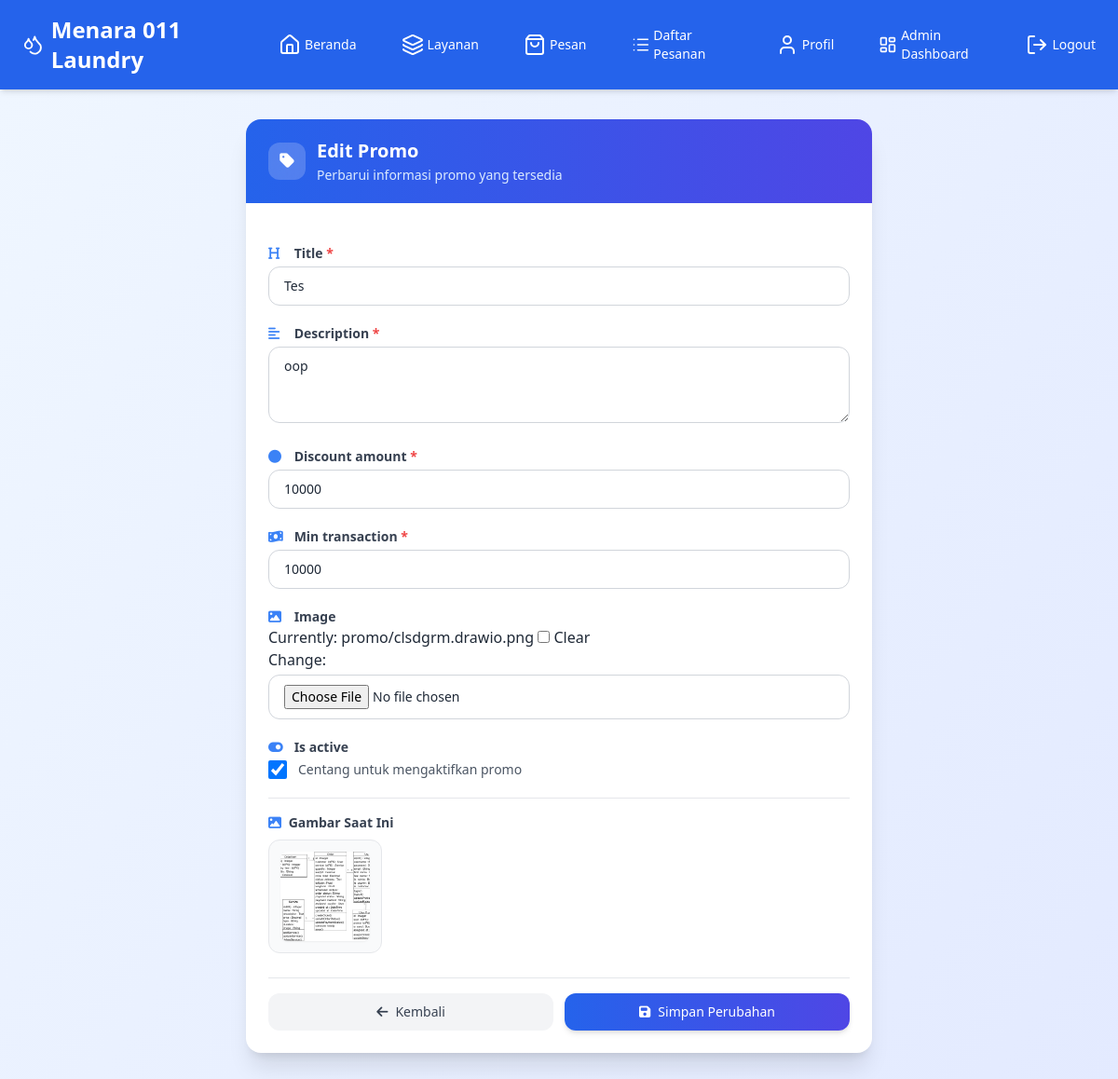
Screenshot of /order/promo/edit/4/ (signed in) with the database file from the repository.
### orders/models.py (models this page shows, shortened)
class Promo(models.Model):
    title = models.CharField(max_length=100)
    description = models.TextField()
    discount_amount = models.PositiveIntegerField()  # 🔥 NOMINAL
    min_transaction = models.PositiveIntegerField(default=0)
    image = models.ImageField(upload_to='promo/', blank=True, null=True)
    is_active = models.BooleanField(default=True)
    created_at = models.DateTimeField(auto_now_add=True)

### orders/views.py (the view)
# urls.py: path('promo/edit/<int:promo_id>/', views.edit_promo, name='promo_edit'),
@staff_member_required
def edit_promo(request, promo_id):
    promo = get_object_or_404(Promo, id=promo_id)
    if request.method == 'POST':
        form = PromoForm(request.POST, request.FILES, instance=promo)
        if form.is_valid():
            form.save()
            messages.success(request, f"Promo '{promo.title}' berhasil diperbarui")
            return redirect('orders:promo_assign')
    else:
        form = PromoForm(instance=promo)
    return render(request, 'orders/promo_edit.html', {'form': form, 'promo': promo})

### orders/forms.py
class PromoForm(forms.ModelForm):
    class Meta:
        model = Promo
        fields = [
            'title',
            'description',
            'discount_amount',
            'min_transaction',
            'image',
            'is_active'
        ]
        widgets = {
            'title': forms.TextInput(attrs={
                'class': 'form-control'
            }),
            'description': forms.Textarea(attrs={
                'class': 'form-control',
                'rows': 3
            }),
            'discount_amount': forms.NumberInput(attrs={
                'class': 'form-control',
                'min': 1
            }),
            'min_transaction': forms.NumberInput(attrs={
                'class': 'form-control'
            }),
            'image': forms.ClearableFileInput(attrs={
                'class': 'form-control'
            }),
            'is_active': forms.CheckboxInput(attrs={
                'class': 'form-check-input'
            }),
        }

### orders/templates/orders/promo_edit.html (shortened to what this page needs)
{% extends 'base.html' %}
{% load widget_tweaks %}
{% load humanize %}
{% block content %}
<div class="min-h-screen bg-gradient-to-br from-blue-50 to-indigo-100 py-8 px-4">
  <div class="max-w-2xl mx-auto">
    <div class="bg-white rounded-2xl shadow-xl overflow-hidden fade-in">
      <div class="bg-gradient-to-r from-blue-600 to-indigo-600 px-6 py-5">
        <div class="flex items-center gap-3">
          <div class="w-10 h-10 bg-white/20 rounded-xl flex items-center justify-center backdrop-blur">
            <i class="fas fa-tag text-white text-lg"></i>
          </div>
          <div>
            <h2 class="text-xl font-bold text-white">Edit Promo</h2>
            <p class="text-blue-100 text-sm mt-0.5">Perbarui informasi promo yang tersedia</p>
          </div>
        </div>
      </div>
      <div class="p-6">
        <form method="post" enctype="multipart/form-data" class="space-y-5">
          {% for field in form %}
          <div class="space-y-1">
            <label class="block text-sm font-semibold text-gray-700">
              <i class="fas
                {% if field.name == 'title' %}fa-heading
                {% elif field.name == 'description' %}fa-align-left
                {% elif field.name == 'discount' %}fa-percent
                {% elif field.name == 'min_transaction' %}fa-money-bill-wave
                {% elif field.name == 'image' %}fa-image
                {% elif field.name == 'is_active' %}fa-toggle-on
                {% else %}fa-circle{% endif %}
                text-blue-500 w-5 mr-1"></i>
              {{ field.label }}
              {% if field.field.required %}<span class="text-red-500 text-sm">*</span>{% endif %}
            </label>
            {% if field.name == 'description' %}
              {{ field|add_class:"w-full border border-gray-300 rounded-xl px-4 py-2.5 text-sm focus:outline-none focus:ring-2 focus:ring-blue-500 focus:border-transparent transition" }}
            {% elif field.name == 'is_active' %}
              <div class="flex items-center gap-3">
                {{ field|add_class:"w-5 h-5 text-blue-600 rounded border-gray-300 focus:ring-blue-500" }}
                <span class="text-sm text-gray-600">Centang untuk mengaktifkan promo</span>
              </div>
            {% else %}
              {{ field|add_class:"w-full border border-gray-300 rounded-xl px-4 py-2.5 text-sm focus:outline-none focus:ring-2 focus:ring-blue-500 focus:border-transparent transition" }}
            {% endif %}
          </div>
          {% endfor %}
          {% if form.instance.image %}
          <div class="border-t border-gray-200 pt-4">
            <label class="block text-sm font-semibold text-gray-700 mb-2">
              <i class="fas fa-image text-blue-500 mr-1"></i>
              Gambar Saat Ini
            </label>
            <div class="image-preview bg-gray-50 rounded-xl p-3 inline-block border border-gray-200">
              <img src="{{ form.instance.image.url }}" alt="{{ form.instance.title }}"
                   class="w-24 h-24 object-cover rounded-lg shadow-sm">
            </div>
          </div>
          {% endif %}
          <div class="flex flex-col sm:flex-row gap-3 pt-4 border-t border-gray-200">
            <a href="{% url 'orders:promo_assign' %}"
               class="flex-1 inline-flex items-center justify-center gap-2 px-4 py-2.5 bg-gray-100 text-gray-700 rounded-xl hover:bg-gray-200 transition font-medium text-sm">
              <i class="fas fa-arrow-left"></i>
              Kembali
            </a>
            <button type="submit"
                    class="flex-1 inline-flex items-center justify-center gap-2 px-4 py-2.5 bg-gradient-to-r from-blue-600 to-indigo-600 text-white rounded-xl hover:from-blue-700 hover:to-indigo-700 transition shadow-md font-medium text-sm">
              <i class="fas fa-save"></i>
              Simpan Perubahan
            </button>
          </div>
        </form>
      </div>
    </div>
  </div>
</div>
<link rel="stylesheet" href="https://cdnjs.cloudflare.com/ajax/libs/font-awesome/6.5.1/css/all.min.css">
{% endblock %}

### orders/templates/orders/promo_edit.html (style rules this page uses)
.fade-in { animation: fadeIn 0.3s ease-out; }
.image-preview { transition: all 0.2s ease; }

### rows the page displays
Promo: form "Tes" "10000" "10000", form "oop", form "☑", instance.image (picture)

### other values shown
{{ field.label }} "Title" "Description" "Discount amount" "Min transaction" "Image" "Is active"
